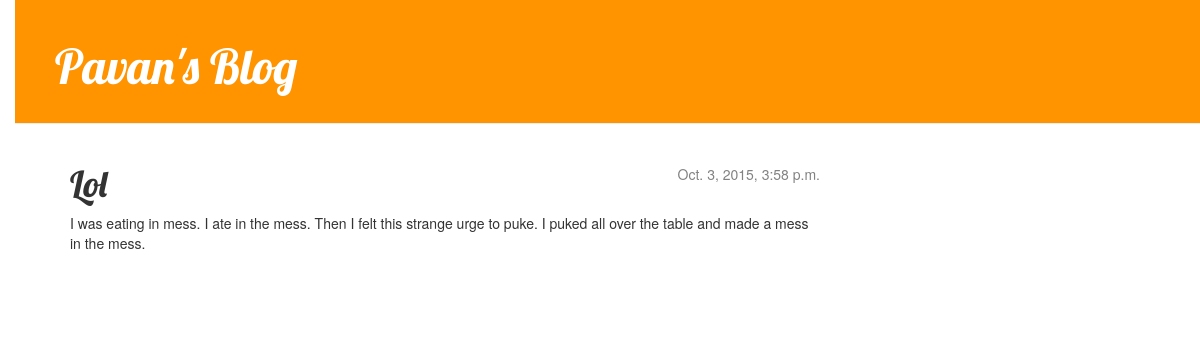
The app's page /post/2/ with its own data.
### blog/models.py (models this page shows, shortened)
class Post(models.Model):
    author = models.ForeignKey('auth.User')
    title = models.CharField(max_length=200)
    text = models.TextField()
    created_date = models.DateTimeField(
            default=timezone.now)
    published_date = models.DateTimeField(
            blank=True, null=True)

### blog/views.py (the view)
# urls.py: url(r'^post/(?P<pk>[0-9]+)/$', views.post_detail, name='post_detail'),
def post_detail(request, pk):
    post = get_object_or_404(Post, pk=pk)
    return render(request, 'blog/post_detail.html', {'post': post})

### blog/templates/blog/post_detail.html (shortened to what this page needs)
{% extends "blog/base.html" %}
{% block content %}
    <div class="post">
        {% if post.published_date %}
            <div class="date">
                {{ post.published_date }}
            </div>
        {% endif %}
        <h1>{{ post.title }}</h1>
        <p>{{ post.text|linebreaks }}</p>
    </div>
{% endblock %}

### blog/static/css/blog.css (style rules this page uses)
body { padding-left: 15px; }
h1, h2, h3, h4 { font-family: 'Lobster', cursive; }
.date { float: right; color: #828282; }
.post { margin-bottom: 70px; }

### records on screen
Post: published_date "Oct. 3, 2015, 3:58 p.m.", title "Lol", text "I was eating in mess. I ate in the mess. Then I felt this strange urge to puke. I puked all over the table and made a mess in the mess."
